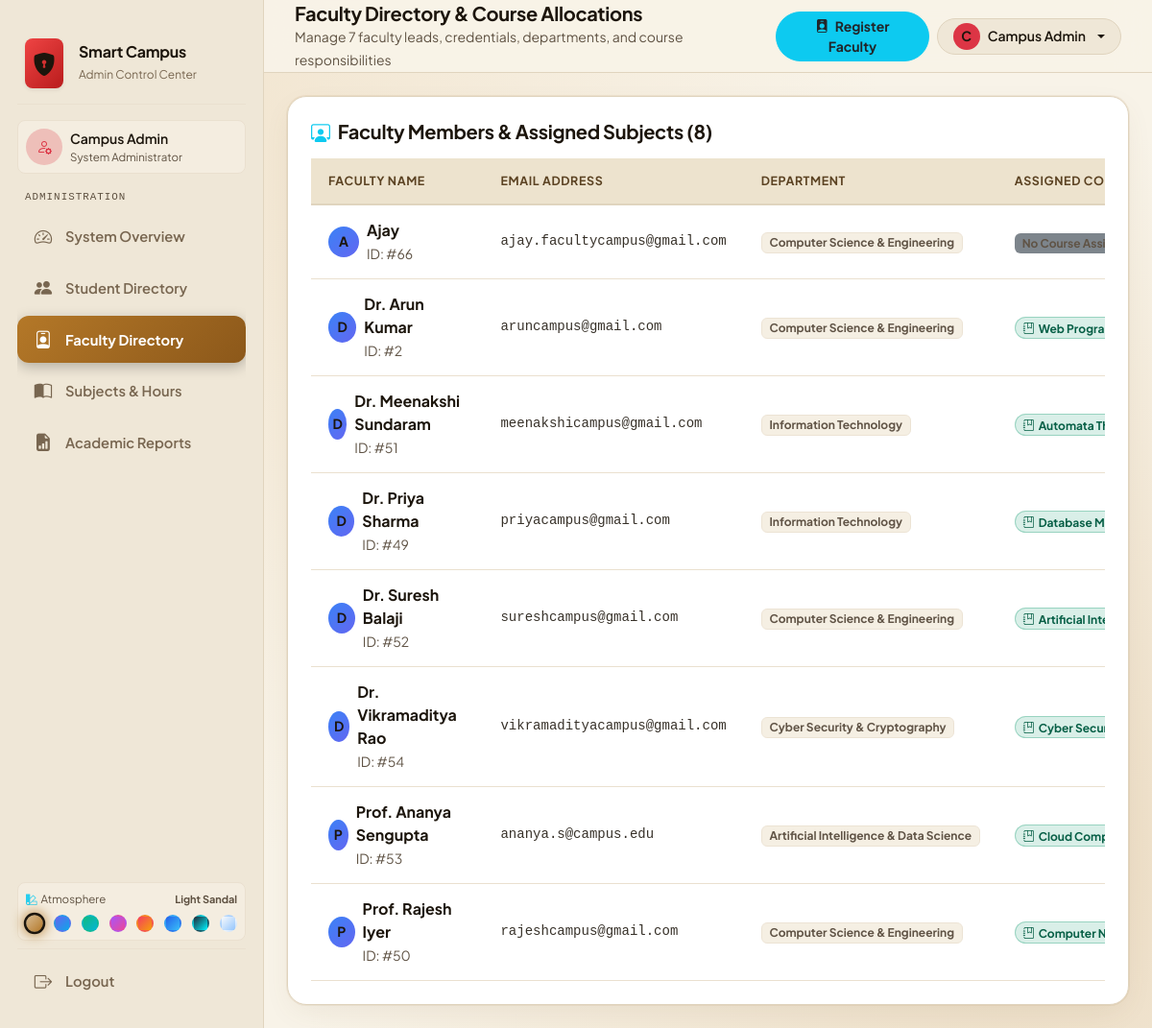
Screenshot of /frontend/pages/admin-faculty.php (signed in) with the database file from the repository.
### tables this page shows
CREATE TABLE `subjects` (
  `id` int(11) NOT NULL AUTO_INCREMENT,
  `subject_name` varchar(100) NOT NULL,
  `subject_code` varchar(30) NOT NULL,
  `department` varchar(100) DEFAULT NULL,
  `faculty_id` int(11) DEFAULT NULL,
  `semester` int(11) DEFAULT NULL,
  `total_course_hours` int(11) DEFAULT 75,
  PRIMARY KEY (`id`)
);

### frontend/pages/admin-faculty.php (the view, shortened to what the rows shown need)
<?php
require_once __DIR__ . '/../../backend/config/db.php';
require_once __DIR__ . '/../../backend/admin/get_admin_data.php';
$data = getAdminDashboardData($conn);
$faculty = $data['faculty'];
require_once __DIR__ . '/../includes/header.php';
?>
<div class="app-main">
    <main class="p-4 flex-grow-1">
        <div class="erp-card p-4">
            <div class="table-responsive">
                <table class="table erp-table align-middle mb-0">
                    <thead>
                        <tr>
                            <th>Faculty Name</th>
                            <th>Email Address</th>
                            <th>Department</th>
                            <th>Assigned Core Subject</th>
                        </tr>
                    </thead>
                    <tbody>
                        <?php foreach ($faculty as $fac): ?>
                        <tr id="faculty-row-<?php echo $fac['id']; ?>">
                            <td>
                                <div class="d-flex align-items-center gap-2">
                                    <div class="rounded-circle text-white d-flex align-items-center justify-content-center small fw-bold" style="width: 32px; height: 32px; background: linear-gradient(135deg, #3b82f6, #6366f1);">
                                        <?php echo strtoupper(substr($fac['name'], 0, 1)); ?>
                                    </div>
                                    <div>
                                        <span class="fw-bold text-white d-block"><?php echo htmlspecialchars($fac['name']); ?></span>
                                        <span class="text-white-50 small">ID: #<?php echo $fac['id']; ?></span>
                                    </div>
                                </div>
                            </td>
                            <td class="text-white-50 small font-monospace"><?php echo htmlspecialchars($fac['email']); ?></td>
                            <td><span class="badge bg-secondary bg-opacity-25 text-white-50"><?php echo htmlspecialchars($fac['department'] ?? 'Computer Science'); ?></span></td>
                            <td>
                                <?php if (!empty($fac['assigned_subjects'])): ?>
                                    <span class="badge bg-success bg-opacity-20 text-success border border-success border-opacity-25 px-2.5 py-1.5 rounded-pill">
                                        <i class="bi bi-journal-bookmark me-1"></i><?php echo htmlspecialchars($fac['assigned_subjects']); ?>
                                    </span>
                                <?php else: ?>
                                    <span class="badge bg-secondary bg-opacity-20 text-white-50">No Course Assigned</span>
                                <?php endif; ?>
                            </td>
                        </tr>
                        <?php endforeach; ?>
                    </tbody>
                </table>
            </div>
        </div>
    </main>
</div>
<?php require_once __DIR__ . '/../includes/footer.php'; ?>

### rows the page displays
subjects: name "D", name "Dr. Arun Kumar", faculty "2", email "aruncampus@gmail.com", department "Computer Science & Engineering", assigned_subjects "Web…"
subjects: name "D", name "Dr. Meenakshi Sundaram", faculty "51", email "meenakshicampus@gmail.com", department "Information Technology", assigned_subjects "Automata…"
subjects: name "D", name "Dr. Priya Sharma", faculty "49", email "priyacampus@gmail.com", department "Information Technology", assigned_subjects "Database…"
subjects: name "D", name "Dr. Suresh Balaji", faculty "52", email "sureshcampus@gmail.com", department "Computer Science & Engineering", assigned_subjects "Artificial…"
subjects: name "D", name "Dr. Vikramaditya Rao", faculty "54", email "vikramadityacampus@gmail.com", department "Cyber Security & Cryptography", assigned_subjects "Cyber…"
subjects: name "P", name "Prof. Ananya Sengupta", faculty "53", email "ananya.s@campus.edu", department "Artificial Intelligence & Data Science", assigned_subjects "Cloud…"
subjects: name "P", name "Prof. Rajesh Iyer", faculty "50", email "rajeshcampus@gmail.com", department "Computer Science & Engineering", assigned_subjects "Computer…"

### other values shown
$current_user_name "Campus Admin"
substr($current_user_name, 0, 1) "C"
count($faculty) "8"
substr($fac['name'], 0, 1) "A"
$fac['name'] "Ajay"
$fac['id'] "66"
$fac['email'] "ajay.facultycampus@gmail.com"
$fac['department'] "Computer Science & Engineering"
